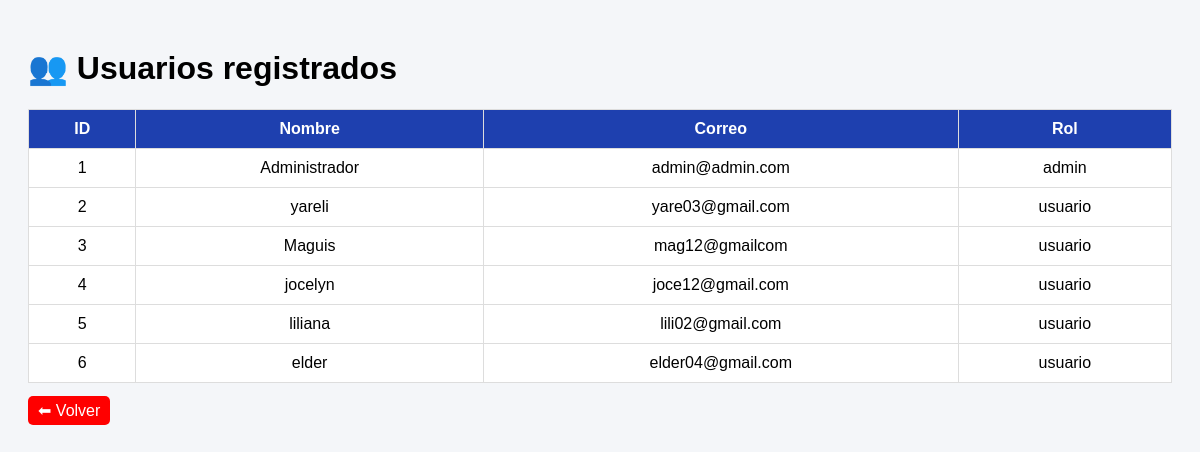
Screenshot of /admin/usuarios (signed in) with the database file from the repository.
### tables this page shows
CREATE TABLE usuarios(
        id INTEGER PRIMARY KEY AUTOINCREMENT,
        nombre TEXT,
        correo TEXT UNIQUE,
        password TEXT,
        rol TEXT
    );

### app.py (the view)
@app.route('/admin/usuarios')
@admin_required
def usuarios():
    conn = sqlite3.connect("cursos.db")
    cursor = conn.cursor()
    cursor.execute("SELECT id, nombre, correo, rol FROM usuarios")
    usuarios = cursor.fetchall()
    conn.close()
    return render_template("usuarios.html", usuarios=usuarios)

### app.py (called while the page is built)
def admin_required(f):
    @wraps(f)
    def decorated_function(*args, **kwargs):
        if 'rol' not in session or session['rol'] != 'admin':
            return redirect('/login')
        return f(*args, **kwargs)
    return decorated_function

### templates/usuarios.html (shortened to what this page needs)
<!DOCTYPE html>
<html lang="es">
<head>
</head>
<body>
<h1>👥 Usuarios registrados</h1>
<table>
    <tr>
        <th>ID</th>
        <th>Nombre</th>
        <th>Correo</th>
        <th>Rol</th>
    </tr>
    {% for u in usuarios %}
    <tr>
        <td>{{ u[0] }}</td>
        <td>{{ u[1] }}</td>
        <td>{{ u[2] }}</td>
        <td>{{ u[3] }}</td>
    </tr>
    {% endfor %}
</table>
<br>
<a href="/admin" class="btn">⬅ Volver</a>
</body>
</html>

### templates/usuarios.html (style rules this page uses)
body { font-family: Arial; background:#f4f6f9; padding:20px; }
table { width:100%; border-collapse: collapse; background:white; }
th, td { padding:10px; border:1px solid #ddd; text-align:center; }
th { background:#1e40af; color:white; }
.btn { padding:6px 10px; background:red; color:white; text-decoration:none; border-radius:5px; }

### rows the page displays
usuarios: id "1", nombre "Administrador", correo "admin@admin.com", rol "admin"
usuarios: id "2", nombre "yareli", correo "yare03@gmail.com", rol "usuario"
usuarios: id "3", nombre "Maguis", correo "mag12@gmailcom", rol "usuario"
usuarios: id "4", nombre "jocelyn", correo "joce12@gmail.com", rol "usuario"
usuarios: id "5", nombre "liliana", correo "lili02@gmail.com", rol "usuario"
usuarios: id "6", nombre "elder", correo "elder04@gmail.com", rol "usuario"
